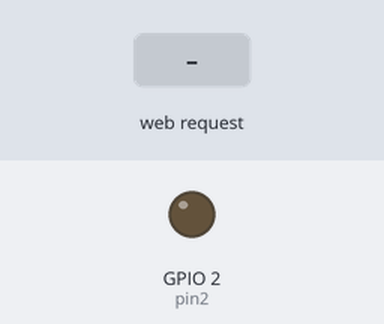
The program below on a simulated ESP32 board running MicroPython. On the bench: output pins drawn as LEDs (lit = HIGH). The inputs (shaded band) are chosen by the test bench. WiFi joins after 1.5 s.

Above: at 2.7 s.
2.8 s: HTTP request GET /on received
At 3.1 s:
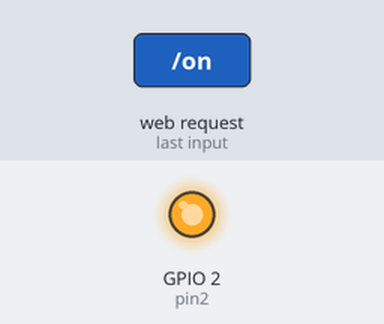
4.3 s: HTTP request GET /off received
At 5.5 s:
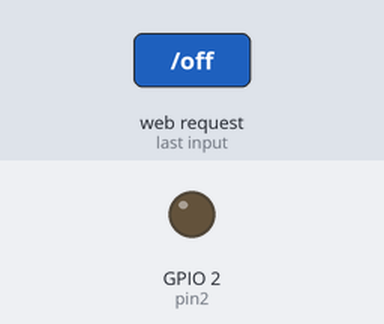
Timing chart, 0 to 7.3 s (numbered marks = the images above; inputs shaded):
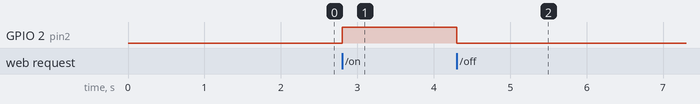

Measured:
- after the input at 2.8 s, GPIO 2 (pin2): LOW → HIGH at once
- after the input at 4.3 s, GPIO 2 (pin2): HIGH → LOW at once

The program:

simple_pin_webserver.py
```python
import time
import network
import socket
from machine import Pin

# Set the
ssid = "ssid"
password = "password"

# Starting WiFi module
wlan = network.WLAN(network.STA_IF)
wlan.active(True)

# Connection WiFi module to the network
wlan.connect(ssid, password)

# Waiting for WiFi module to connect to the network
while not wlan.isconnected():
    pass

# Setting D2 as the out module
pin2 = Pin(2, Pin.OUT)

# starting simple web service
server = socket.socket(socket.AF_INET, socket.SOCK_STREAM)
server.bind(('', 80))
server.listen(1)


def render(pin_state):
    # Rendering HRML content for the web service
    return f"""
    <!DOCTYPE html>
    <html lang="en">
    <head>
        <title>xxx</title>
    </head>
    <body>
        <h1>po2:</h1>
        <p id="state">{pin_state}</p>
        <button onclick="turnOn()">on</button>
        <button onclick="turnOff()">off</button>
        <script>
            function turnOn() {{
                document.getElementById("state").innerHTML = "on";
                fetch("/on");
            }}

            function turnOff() {{
                document.getElementById("state").innerHTML = "off";
                fetch("/off");
            }}
        </script>
    </body>
    </html>
    """

# Port 2 value at the beginning
state = "off"

while True:
    # Accepting new connection
    connection, address = server.accept()

    # Getting the request from client
    request = connection.recv(1024)

    # Processing Request
    if "GET /on HTTP/1.1" in request:
        # Turning on web port 2
        state = "on"
        pin2.on()

    elif "GET /off HTTP/1.1" in request:
        # Turning off web port 2
        state = "off"
        pin2.off()

    #Sending response to the client
    response = render(state)
    connection.send(response.encode())

    # Closing connection
    connection.close()
```
